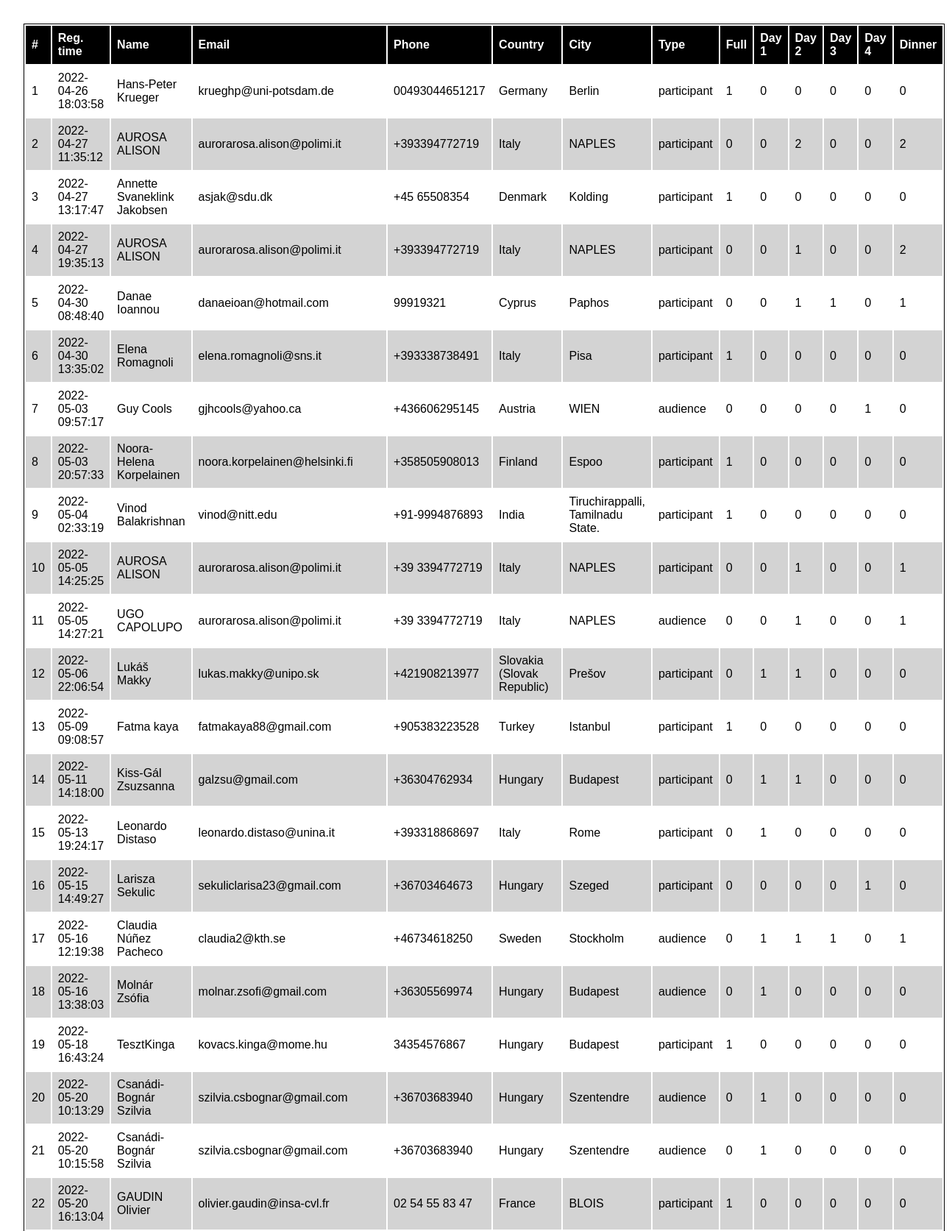
Page /registrants.php (signed in, upper part) on the committed database.
### tables this page shows
CREATE TABLE "registration" (
  "id" integer PRIMARY KEY NOT NULL,
  "name" text NOT NULL,
  "email" text NOT NULL,
  "phone" text NOT NULL,
  "invoice_name" text NOT NULL,
  "invoice_vatnumber" text,
  "invoice_country" text NOT NULL,
  "invoice_zipcode" text NOT NULL,
  "invoice_city" text NOT NULL,
  "invoice_address" text NOT NULL,
  "type" text,
  "ticket_full" integer,
  "ticket_day1" integer,
  "ticket_day2" integer,
  "ticket_day3" integer,
  "ticket_day4" integer,
  "ticket_dinner" integer,
  "reg_date" timestamp
);

### registrants.php (the view, shortened to what this page needs)
<!DOCTYPE html>
<html>
<head>
</head>
<body>
	<div class="wrapper">
<?php
	if(!isset($_SESSION["loggedin"])) :
?>
		<div class="form-container">
			<form action="registrants.php" method="post">
				<label for="pass">Jelszó</label>
				<input type="password" name="passfield" id="pass">
				<button type="submit">Mehet</button>
			</form>
		</div>
<?php elseif (isset($_SESSION["loggedin"])) : ?>
	<table cellspacing="2">
		<colgroup>
			<col span="1" class="col-number">
			<col span="1" class="col-regdate">
			<col span="1" class="col-name">
			<col span="1" class="col-email">
			<col span="1" class="col-phone">
			<col span="1" class="col-country">
			<col span="1" class="col-city">
			<col span="1" class="col-type">
			<col span="1" class="col-ticket ticket-full">
			<col span="1" class="col-ticket ticket-day">
			<col span="1" class="col-ticket ticket-day">
			<col span="1" class="col-ticket ticket-day">
			<col span="1" class="col-ticket ticket-day">
			<col span="1" class="col-ticket ticket-dinner">
		</colgroup>
		<tr>
			<th>#</th>
			<th class="regtime">Reg. time</th>
			<th>Name</th>
			<th>Email</th>
			<th>Phone</th>
			<th>Country</th>
			<th>City</th>
			<th>Type</th>
			<th class="ticket">Full</th>
			<th class="ticket">Day 1</th>
			<th class="ticket">Day 2</th>
			<th class="ticket">Day 3</th>
			<th class="ticket">Day 4</th>
			<th class="ticket">Dinner</th>
		</tr>
	<?php
		$counter = 0;
		$db = new SQLite3("registration.db");
		$res = $db->query("SELECT * FROM registration WHERE id>10 ORDER BY reg_date ASC");
		while($row = $res->fetchArray()) :
			$time = $row["reg_date"];
			$email = $row["email"];
			$name = $row["name"];
			$phone = $row["phone"];
			$country = $row["invoice_country"];
			$city = $row["invoice_city"];
			$type = $row["type"];
			$counter++;
	?>
		<tr>
			<td><?php echo $counter; ?></td>
			<td class="regtime"><?php echo $time; ?></td>
			<td><?php echo $name; ?></td>
			<td><?php echo $email; ?></td>
			<td><?php echo $phone; ?></td>
			<td><?php echo $country; ?></td>
			<td><?php echo $city; ?></td>
			<td><?php echo $type; ?></td>
			<td><?php echo $row["ticket_full"]; ?></td>
			<td><?php echo $row["ticket_day1"]; ?></td>
			<td><?php echo $row["ticket_day2"]; ?></td>
			<td><?php echo $row["ticket_day3"]; ?></td>
			<td><?php echo $row["ticket_day4"]; ?></td>
			<td><?php echo $row["ticket_dinner"]; ?></td>
		</tr>
	<?php endwhile; ?>
	</table>
<?php endif; ?>
	</div>
</body>
</html>

### registrants.php (style rules this page uses)
* { -webkit-box-sizing: border-box; -moz-box-sizing: border-box; box-sizing: border-box; -webkit-font-smoothing: antialiased; -moz-osx-font-smoothing: grayscale; -webkit-overflow-scrolling: touch; }
body { width: 100%; height: 100%; font-family: sans-serif; padding: 0; margin: 0; }
.wrapper { position: relative; width: 100%; height: 100%; min-height: 90vh; display: flex; align-items: center; padding: 2rem; }
table { position: relative; border: 1px solid black; width: 100%; text-align: left; align-self: flex-start; }
tr, tbody { position: relative; width: 100%; }
th { background-color: black; color: white; }
th, td { position: relative; padding: 0.5rem; }
tr:nth-child(odd) { background-color: lightgrey; }
.col-regdate { width: 190px; }
.col-name { width: 150px; }
.col-email { width: 150px; }
.col-phone { width: 150px; }

### rows in the picture
registration: reg_date "2022-04-26 18:03:58", name "Hans-Peter Krueger", email "krueghp@uni-potsdam.de", phone "00493044651217", invoice_country "Germany", invoice_city "Berlin", type "participant", ticket_full "1", ticket_day1 "0", ticket_day2 "0", ticket_day3 "0", ticket_day4 "0", ticket_dinner "0"
registration: reg_date "2022-04-27 11:35:12", name "AUROSA ALISON", email "aurorarosa.alison@polimi.it", phone "+393394772719", invoice_country "Italy", invoice_city "NAPLES", type "participant", ticket_full "0", ticket_day1 "0", ticket_day2 "2", ticket_day3 "0", ticket_day4 "0", ticket_dinner "2"
registration: reg_date "2022-04-27 13:17:47", name "Annette Svaneklink Jakobsen", email "asjak@sdu.dk", phone "+45 65508354", invoice_country "Denmark", invoice_city "Kolding", type "participant", ticket_full "1", ticket_day1 "0", ticket_day2 "0", ticket_day3 "0", ticket_day4 "0", ticket_dinner "0"
registration: reg_date "2022-04-27 19:35:13", name "AUROSA ALISON", email "aurorarosa.alison@polimi.it", phone "+393394772719", invoice_country "Italy", invoice_city "NAPLES", type "participant", ticket_full "0", ticket_day1 "0", ticket_day2 "1", ticket_day3 "0", ticket_day4 "0", ticket_dinner "2"
registration: reg_date "2022-04-30 08:48:40", name "Danae Ioannou", email "danaeioan@hotmail.com", phone "99919321", invoice_country "Cyprus", invoice_city "Paphos", type "participant", ticket_full "0", ticket_day1 "0", ticket_day2 "1", ticket_day3 "1", ticket_day4 "0", ticket_dinner "1"
registration: reg_date "2022-04-30 13:35:02", name "Elena Romagnoli", email "elena.romagnoli@sns.it", phone "+393338738491", invoice_country "Italy", invoice_city "Pisa", type "participant", ticket_full "1", ticket_day1 "0", ticket_day2 "0", ticket_day3 "0", ticket_day4 "0", ticket_dinner "0"
registration: reg_date "2022-05-03 09:57:17", name "Guy Cools", email "gjhcools@yahoo.ca", phone "+436606295145", invoice_country "Austria", invoice_city "WIEN", type "audience", ticket_full "0", ticket_day1 "0", ticket_day2 "0", ticket_day3 "0", ticket_day4 "1", ticket_dinner "0"
registration: reg_date "2022-05-03 20:57:33", name "Noora-Helena Korpelainen", email "noora.korpelainen@helsinki.fi", phone "+358505908013", invoice_country "Finland", invoice_city "Espoo", type "participant", ticket_full "1", ticket_day1 "0", ticket_day2 "0", ticket_day3 "0", ticket_day4 "0", ticket_dinner "0"
registration: reg_date "2022-05-04 02:33:19", name "Vinod Balakrishnan", email "vinod@nitt.edu", phone "+91-9994876893", invoice_country "India", invoice_city "Tiruchirappalli, Tamilnadu State.", type "participant", ticket_full "1", ticket_day1 "0", ticket_day2 "0", ticket_day3 "0", ticket_day4 "0", ticket_dinner "0"
registration: reg_date "2022-05-05 14:25:25", name "AUROSA ALISON", email "aurorarosa.alison@polimi.it", phone "+39 3394772719", invoice_country "Italy", invoice_city "NAPLES", type "participant", ticket_full "0", ticket_day1 "0", ticket_day2 "1", ticket_day3 "0", ticket_day4 "0", ticket_dinner "1"
registration: reg_date "2022-05-05 14:27:21", name "UGO CAPOLUPO", email "aurorarosa.alison@polimi.it", phone "+39 3394772719", invoice_country "Italy", invoice_city "NAPLES", type "audience", ticket_full "0", ticket_day1 "0", ticket_day2 "1", ticket_day3 "0", ticket_day4 "0", ticket_dinner "1"
registration: reg_date "2022-05-06 22:06:54", name "Lukáš Makky", email "lukas.makky@unipo.sk", phone "+421908213977", invoice_country "Slovakia (Slovak Republic)", invoice_city "Prešov", type "participant", ticket_full "0", ticket_day1 "1", ticket_day2 "1", ticket_day3 "0", ticket_day4 "0", ticket_dinner "0"
registration: reg_date "2022-05-09 09:08:57", name "Fatma kaya", email "fatmakaya88@gmail.com", phone "+905383223528", invoice_country "Turkey", invoice_city "Istanbul", type "participant", ticket_full "1", ticket_day1 "0", ticket_day2 "0", ticket_day3 "0", ticket_day4 "0", ticket_dinner "0"
registration: reg_date "2022-05-11 14:18:00", name "Kiss-Gál Zsuzsanna", email "galzsu@gmail.com", phone "+36304762934", invoice_country "Hungary", invoice_city "Budapest", type "participant", ticket_full "0", ticket_day1 "1", ticket_day2 "1", ticket_day3 "0", ticket_day4 "0", ticket_dinner "0"
registration: reg_date "2022-05-13 19:24:17", name "Leonardo Distaso", email "leonardo.distaso@unina.it", phone "+393318868697", invoice_country "Italy", invoice_city "Rome", type "participant", ticket_full "0", ticket_day1 "1", ticket_day2 "0", ticket_day3 "0", ticket_day4 "0", ticket_dinner "0"
registration: reg_date "2022-05-15 14:49:27", name "Larisza Sekulic", email "sekuliclarisa23@gmail.com", phone "+36703464673", invoice_country "Hungary", invoice_city "Szeged", type "participant", ticket_full "0", ticket_day1 "0", ticket_day2 "0", ticket_day3 "0", ticket_day4 "1", ticket_dinner "0"
registration: reg_date "2022-05-16 12:19:38", name "Claudia Núñez Pacheco", email "claudia2@kth.se", phone "+46734618250", invoice_country "Sweden", invoice_city "Stockholm", type "audience", ticket_full "0", ticket_day1 "1", ticket_day2 "1", ticket_day3 "1", ticket_day4 "0", ticket_dinner "1"
registration: reg_date "2022-05-16 13:38:03", name "Molnár Zsófia", email "molnar.zsofi@gmail.com", phone "+36305569974", invoice_country "Hungary", invoice_city "Budapest", type "audience", ticket_full "0", ticket_day1 "1", ticket_day2 "0", ticket_day3 "0", ticket_day4 "0", ticket_dinner "0"
registration: reg_date "2022-05-18 16:43:24", name "TesztKinga", email "kovacs.kinga@mome.hu", phone "34354576867", invoice_country "Hungary", invoice_city "Budapest", type "participant", ticket_full "1", ticket_day1 "0", ticket_day2 "0", ticket_day3 "0", ticket_day4 "0", ticket_dinner "0"
registration: reg_date "2022-05-20 10:13:29", name "Csanádi-Bognár Szilvia", email "szilvia.csbognar@gmail.com", phone "+36703683940", invoice_country "Hungary", invoice_city "Szentendre", type "audience", ticket_full "0", ticket_day1 "1", ticket_day2 "0", ticket_day3 "0", ticket_day4 "0", ticket_dinner "0"
registration: reg_date "2022-05-20 10:15:58", name "Csanádi-Bognár Szilvia", email "szilvia.csbognar@gmail.com", phone "+36703683940", invoice_country "Hungary", invoice_city "Szentendre", type "audience", ticket_full "0", ticket_day1 "1", ticket_day2 "0", ticket_day3 "0", ticket_day4 "0", ticket_dinner "0"
registration: reg_date "2022-05-20 16:13:04", name "GAUDIN Olivier", email "olivier.gaudin@insa-cvl.fr", phone "02 54 55 83 47", invoice_country "France", invoice_city "BLOIS", type "participant", ticket_full "1", ticket_day1 "0", ticket_day2 "0", ticket_day3 "0", ticket_day4 "0", ticket_dinner "0"
